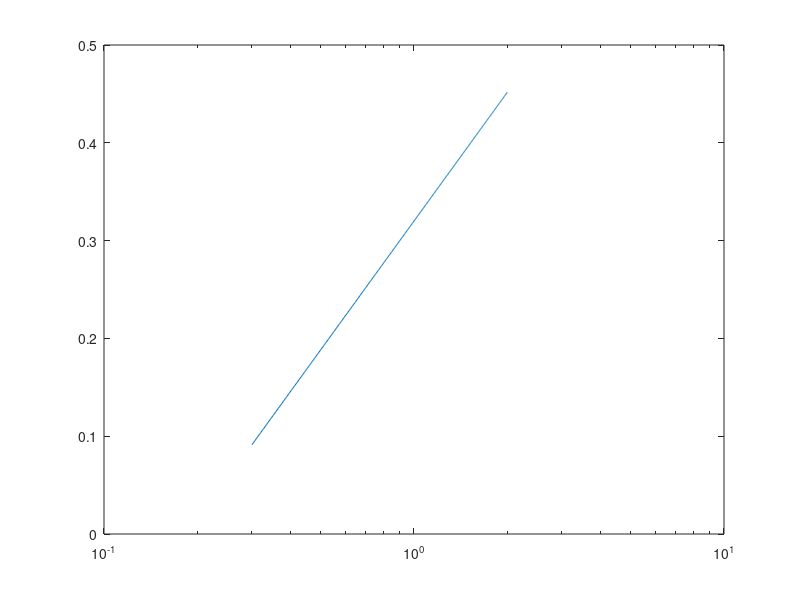

Here is the MATLAB script that generated this plot:
% Plotting the course data and gregor. 


% Enumerate the course data. 
dosage_half = [0.284, 0.2482, 0.2908, 0.2567, 0.2584];
dosage_wt = [0.304, 0.3207, 0.3806, 0.3224, 0.3276, 0.3196, 0.3776,0.3374];
dosage_twice = [0.356, 0.3461, 0.3586, 0.3432, 0.3389];

% Compute the prediction. 
lam = 0.19;
xcf = 0.32; 
D = linspace(0.3, 2.0, 500);
prediction = xcf + lam * log(D);
semilogx(D, prediction)
hold on;

% Plot the student data. 
